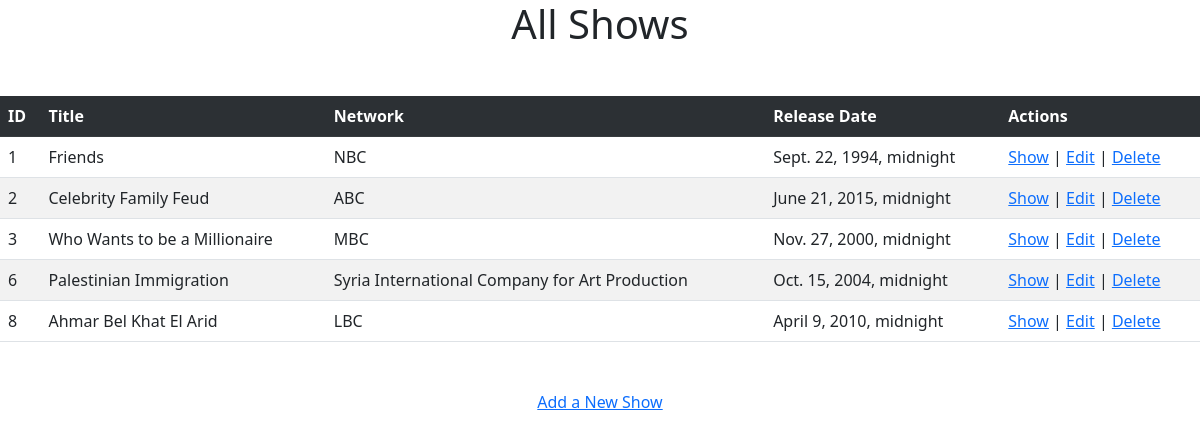
/shows, run on the app's committed database.
### Tv_Shows/models.py (models this page shows)
class Show(models.Model):
    title = models.CharField(max_length=255)
    network = models.CharField(max_length=255)
    release_date = models.DateTimeField()
    description = models.TextField()
    created_at = models.DateTimeField(auto_now_add=True)
    updated_at = models.DateTimeField(auto_now=True)

### Tv_Shows/views.py (the view)
# urls.py: path('shows', views.showTable),
def showTable(request):
    context = {
        "shows" : Show.objects.all()
    }
    return render(request, "showTable.html", context)

### Tv_Shows/templates/showTable.html (shortened to what this page needs)
<!DOCTYPE html>
<html lang="en">
    <head>
        <link href="https://cdn.jsdelivr.net/npm/bootstrap@5.2.3/dist/css/bootstrap.min.css" rel="stylesheet"
>
    </head>
    <body>
        <div>
            <h1 class="text-center">All Shows</h1>
            <table class="mt-5 table table-striped table-hover">
                <tr class="table-dark">
                    <th>ID</th>
                    <th>Title</th>
                    <th>Network</th>
                    <th>Release Date</th>
                    <th>Actions</th>
                </tr>
                {% for show in shows %}
                    <tr>
                        <td>{{ show.id }}</td>
                        <td>{{ show.title }}</td>
                        <td>{{ show.network }}</td>
                        <td>{{ show.release_date }}</td>
                        <td><a href="/shows/{{ show.id }}">Show</a> | <a href="/shows/{{ show.id }}/edit">Edit</a> | <a href="/shows/{{ show.id }}/destroy">Delete</a></td>
                    </tr>
                {% endfor %}
            </table>
            <p class="mt-5 text-center"><a href="/shows/new">Add a New Show</a></p>
        </div>
    </body>
</html>

### data on the page
Show: id "1", title "Friends", network "NBC", release_date "Sept. 22, 1994, midnight"
Show: id "2", title "Celebrity Family Feud", network "ABC", release_date "June 21, 2015, midnight"
Show: id "3", title "Who Wants to be a Millionaire", network "MBC", release_date "Nov. 27, 2000, midnight"
Show: id "6", title "Palestinian Immigration", network "Syria International Company for Art Production", release_date "Oct. 15, 2004, midnight"
Show: id "8", title "Ahmar Bel Khat El Arid", network "LBC", release_date "April 9, 2010, midnight"
